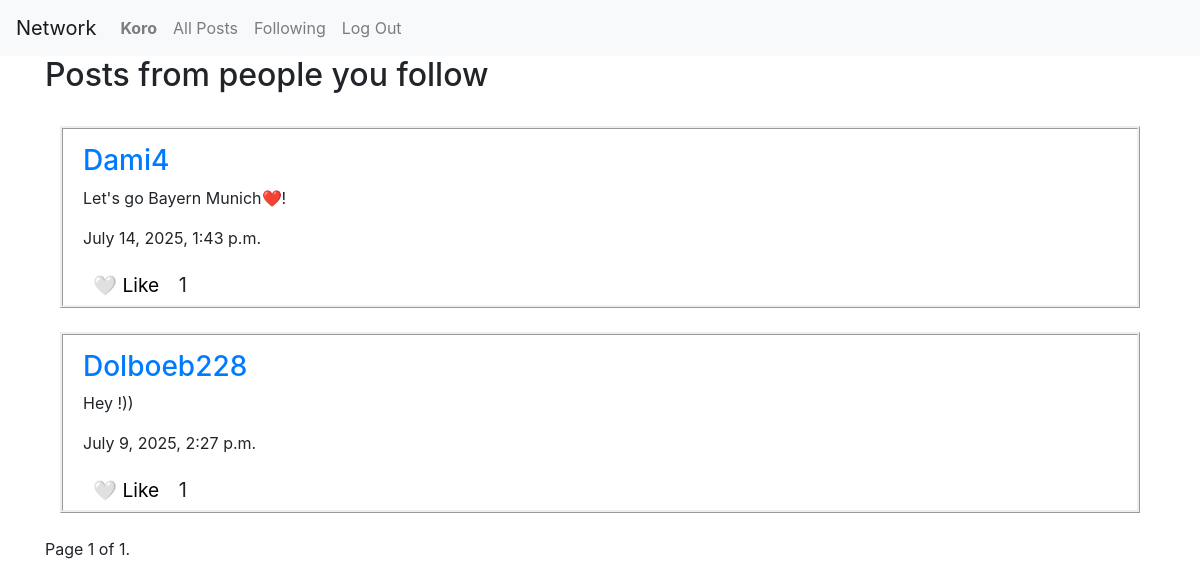
/following/Koro (signed in), run on the app's committed database.
### network/models.py (models this page shows, shortened)
class User(AbstractUser):
    pass

class Post(models.Model):
    user = models.ForeignKey(User, on_delete=models.CASCADE, blank = True, null=True, related_name = 'poster')
    post_text = models.CharField(max_length = 1000)
    time = models.DateTimeField(default= timezone.now)
    like_counter = models.IntegerField(default=0)

### network/views.py (the view)
# urls.py: path("following/<str:user>", views.following_page, name = 'following'),
@csrf_exempt
@login_required
def following_page(request, user):
    if request.user.username != user:
        return HttpResponseForbidden("You can only view your own following page")
    followed_users = Follow.objects.filter(follower=request.user).values_list('following', flat=True)
    posts = Post.objects.filter(user__in=followed_users).order_by('-time')
    paginator = Paginator(posts, 10)
    page_number = request.GET.get('page')
    page_obj = paginator.get_page(page_number)
    return render(request, "network/following_page.html", {
        'posts': posts,
        'current_user': request.user,
        'page_obj': page_obj
    })

### network/templates/network/following_page.html (shortened to what this page needs)
{% extends "network/layout.html" %}
{% load static %}
{% block body %}
    <div class="container">
        <h2>Posts from people you follow</h2>
        <div id="posts-view">
            <br>
            {% for post in page_obj %}
            <div class = 'new_post_div'>
                <div id = 'post-txt' class = 'new_post_cap' data-post-id = "{{ post.id }}">
                    <h3 class = 'post_user'><a class = 'link' href = '/profile/{{post.user}}'>{{post.user}}</a></h3>
                    <p class = 'post_text'>{{post.post_text}}</p>
                    <p class = 'post_time'>{{post.time}}<p>
                    <div ><button class="like-btn" data-post-id="{{ post.id }}" data-liked="{{ post.is_liked|yesno:'true,false' }}">
                            {{ post.is_liked|yesno:"❤️ Unlike,🤍 Like" }}
                        </button>
                        <span class="like-count">{{ post.like_counter }}</span>
                    </div>
                </div>
            </div>
            <br>
            {% empty %}
                <p>You aren't following anyone yet.</p>
            {% endfor %}
            <div class="pagination">
                <span class="step-links">
                <span class="current">
                    Page {{ page_obj.number }} of {{ page_obj.paginator.num_pages }}.
                </span>
                </span>
            </div>
        </div>
    </div>
{% endblock %}

### network/templates/network/layout.html (shortened to what this page needs)
{% load static %}
<!DOCTYPE html>
<html lang="en">
    <head>
        <link rel="stylesheet" href="https://stackpath.bootstrapcdn.com/bootstrap/4.4.1/css/bootstrap.min.css">
        <link href="{% static 'network/styles.css' %}" rel="stylesheet">
    </head>
    <body>
        <nav class="navbar navbar-expand-lg navbar-light bg-light">
            <a class="navbar-brand" href="{% url 'index' %}">Network</a>
            <div>
              <ul class="navbar-nav mr-auto">
                {% if user.is_authenticated %}
                    <li class="nav-item">
                        <a class="nav-link" href="/profile/{{ user.username }}"><strong>{{ user.username }}</strong></a>
                    </li>
                {% endif %}
                <li class="nav-item">
                  <a class="nav-link" href="{% url 'index' %}">All Posts</a>
                </li>
                {% if user.is_authenticated %}
                    <li class="nav-item">
                        <a class="nav-link" href="{% url 'following' user=user.username %}">Following</a>
                    </li>
                    <li class="nav-item">
                        <a class="nav-link" href="{% url 'logout' %}">Log Out</a>
                    </li>
                {% endif %}
              </ul>
            </div>
          </nav>
        <div class="body">
            {% block body %}
            {% endblock %}
        </div>
    </body>
</html>

### network/static/network/styles.css (style rules this page uses)
.new_post_div { border-style: ridge; margin-left: 15px; margin-right: 15px; }
.new_post_cap { margin-left: 20px; margin-top: 15px; justify-content: center; }
.like-count { font-size: 20px; margin-left: 5px }
.like-btn { background: none; border: none; cursor: pointer; font-size: 1.2em; transition: all 0.2s; padding: 5px 10px; border-radius: 5px; }

### data on the page
User: username "Koro"
Post: user "Dami4", post_text "Let's go Bayern Munich❤️!", time "July 14, 2025, 1:43 p.m.", is_liked "🤍 Like", like_counter "1"
Post: user "Dolboeb228", post_text "Hey !))", time "July 9, 2025, 2:27 p.m.", is_liked "🤍 Like", like_counter "1"

### other printed values
{{ page_obj.number }} "1"
{{ page_obj.paginator.num_pages }} "1"
